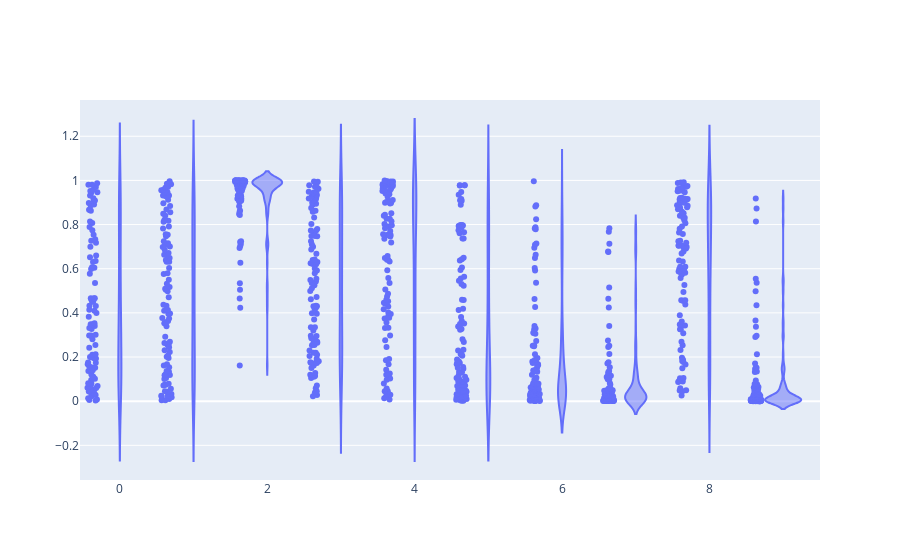

Notebook code for this chart:
### Code cell
n=100
data = []

# for context in [np.zeros(2), np.array([0, 1]), np.array([1, 0]), np.ones(2)]:
rewards = []
arms = []
for arm in range(k):
    arms.extend([arm]*n)
    for _ in range(n):
        context = bandit.get_context()
        # for _ in range (n):
        rewards.append(bandit.get_reward(arm, context))
data.append(go.Violin(x=arms, y=rewards, points='all')) #, name=f'{context}'))

fig = go.Figure(data=data).show()

### Figure 1 — Plotly figure (JSON) as saved in the notebook; plotly's stock layout.template omitted (floating-point values rounded to 4 significant figures; data arrays with more than 128 entries replaced by an {"elided": "..."} marker saying what was removed)
{"data": [{"points": "all", "type": "violin", "x": {"elided": "1000 int values"}, "y": {"elided": "1000 float values"}}], "layout": {"autosize": true, "xaxis": {"autorange": true, "range": [-0.5308, 9.5], "type": "linear"}, "yaxis": {"autorange": true, "range": [-0.357, 1.364], "type": "linear"}}}
